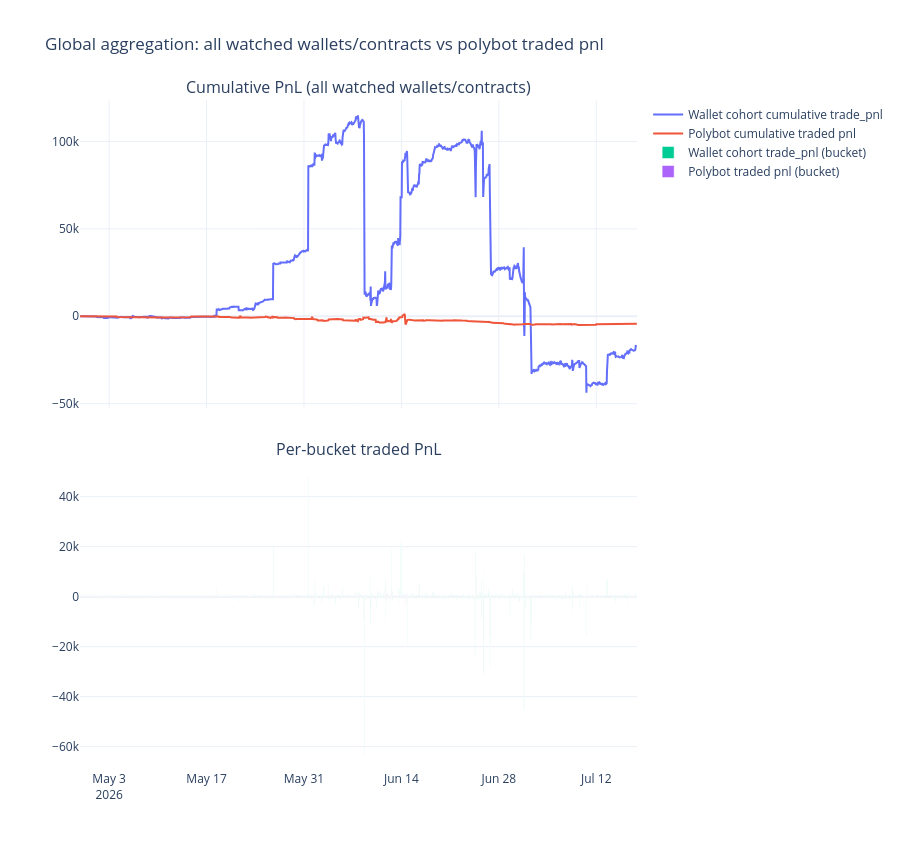

The notebook cell saved with this chart:
### Code cell
fig_global = make_subplots(
    rows=2, cols=1, shared_xaxes=True, vertical_spacing=0.08,
    subplot_titles=('Cumulative PnL (all watched wallets/contracts)', 'Per-bucket traded PnL')
)

fig_global.add_trace(
    go.Scatter(x=agg.index, y=agg['wallet_cum_trade_pnl'], mode='lines', name='Wallet cohort cumulative trade_pnl'),
    row=1, col=1
)
fig_global.add_trace(
    go.Scatter(x=agg.index, y=agg['polybot_cum_trade_pnl'], mode='lines', name='Polybot cumulative traded pnl'),
    row=1, col=1
)

fig_global.add_trace(
    go.Bar(x=agg.index, y=agg['wallet_trade_pnl'], name='Wallet cohort trade_pnl (bucket)'),
    row=2, col=1
)
fig_global.add_trace(
    go.Bar(x=agg.index, y=agg['polybot_trade_pnl'], name='Polybot traded pnl (bucket)'),
    row=2, col=1
)

fig_global.update_layout(
    height=850, template='plotly_white',
    title='Global aggregation: all watched wallets/contracts vs polybot traded pnl',
    barmode='group',
)
fig_global.show()

### Figure 1 — Plotly figure (JSON) as saved in the notebook; plotly's stock layout.template omitted (floating-point values rounded to 4 significant figures; data arrays with more than 128 entries replaced by an {"elided": "..."} marker saying what was removed)
{"data": [{"mode": "lines", "name": "Wallet cohort cumulative trade_pnl", "type": "scatter", "x": {"elided": "1921 str values"}, "xaxis": "x", "y": {"elided": "1921 float values"}, "yaxis": "y"}, {"mode": "lines", "name": "Polybot cumulative traded pnl", "type": "scatter", "x": {"elided": "1921 str values"}, "xaxis": "x", "y": {"elided": "1921 float values"}, "yaxis": "y"}, {"name": "Wallet cohort trade_pnl (bucket)", "type": "bar", "x": {"elided": "1921 str values"}, "xaxis": "x2", "y": {"elided": "1921 float values"}, "yaxis": "y2"}, {"name": "Polybot traded pnl (bucket)", "type": "bar", "x": {"elided": "1921 str values"}, "xaxis": "x2", "y": {"elided": "1921 float values"}, "yaxis": "y2"}], "layout": {"annotations": [{"font": {"size": 16}, "showarrow": false, "text": "Cumulative PnL (all watched wallets/contracts)", "x": 0.5, "xanchor": "center", "xref": "paper", "y": 1, "yanchor": "bottom", "yref": "paper"}, {"font": {"size": 16}, "showarrow": false, "text": "Per-bucket traded PnL", "x": 0.5, "xanchor": "center", "xref": "paper", "y": 0.46, "yanchor": "bottom", "yref": "paper"}], "barmode": "group", "height": 850, "title": {"text": "Global aggregation: all watched wallets/contracts vs polybot traded pnl"}, "xaxis": {"anchor": "y", "domain": [0, 1], "matches": "x2", "showticklabels": false}, "xaxis2": {"anchor": "y2", "domain": [0, 1]}, "yaxis": {"anchor": "x", "domain": [0.54, 1]}, "yaxis2": {"anchor": "x2", "domain": [0, 0.46]}}}
